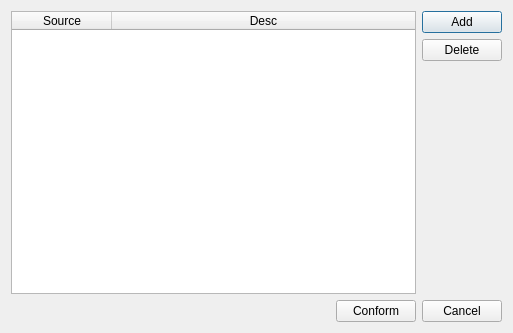
<?xml version="1.0" encoding="UTF-8"?>
<ui version="4.0">
 <class>CTextThreshold</class>
 <widget class="QDialog" name="CTextThreshold">
  <property name="geometry">
   <rect>
    <x>0</x>
    <y>0</y>
    <width>513</width>
    <height>333</height>
   </rect>
  </property>
  <property name="windowTitle">
   <string>CTextThreshold</string>
  </property>
  <layout class="QHBoxLayout" name="horizontalLayout_3">
   <item>
    <layout class="QVBoxLayout" name="verticalLayout_2">
     <item>
      <layout class="QHBoxLayout" name="horizontalLayout_2">
       <item>
        <widget class="QTableWidget" name="tableWidget">
         <attribute name="horizontalHeaderStretchLastSection">
          <bool>true</bool>
         </attribute>
         <column>
          <property name="text">
           <string>Source</string>
          </property>
         </column>
         <column>
          <property name="text">
           <string>Desc</string>
          </property>
         </column>
        </widget>
       </item>
       <item>
        <layout class="QVBoxLayout" name="verticalLayout">
         <item>
          <widget class="QPushButton" name="pushButton">
           <property name="text">
            <string>Add</string>
           </property>
          </widget>
         </item>
         <item>
          <widget class="QPushButton" name="pushButton_2">
           <property name="text">
            <string>Delete</string>
           </property>
          </widget>
         </item>
         <item>
          <spacer name="verticalSpacer">
           <property name="orientation">
            <enum>Qt::Vertical</enum>
           </property>
           <property name="sizeHint" stdset="0">
            <size>
             <width>20</width>
             <height>40</height>
            </size>
           </property>
          </spacer>
         </item>
        </layout>
       </item>
      </layout>
     </item>
     <item>
      <layout class="QHBoxLayout" name="horizontalLayout">
       <item>
        <spacer name="horizontalSpacer">
         <property name="orientation">
          <enum>Qt::Horizontal</enum>
         </property>
         <property name="sizeHint" stdset="0">
          <size>
           <width>40</width>
           <height>20</height>
          </size>
         </property>
        </spacer>
       </item>
       <item>
        <widget class="QPushButton" name="pushButton_3">
         <property name="text">
          <string>Conform</string>
         </property>
        </widget>
       </item>
       <item>
        <widget class="QPushButton" name="pushButton_4">
         <property name="text">
          <string>Cancel</string>
         </property>
        </widget>
       </item>
      </layout>
     </item>
    </layout>
   </item>
  </layout>
 </widget>
 <layoutdefault spacing="6" margin="11"/>
 <resources/>
 <connections/>
</ui>
